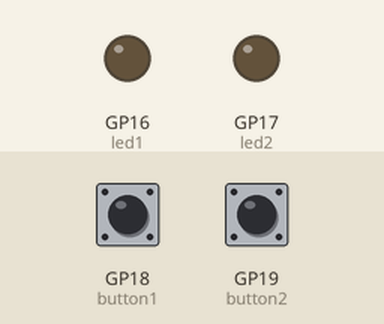
Bench run of a program on a simulated Raspberry Pi Pico running MicroPython. Parts: output pins drawn as LEDs (lit = HIGH). Inputs (shaded band) come from the test bench; at power-on: GP18 (button1) LOW, GP19 (button2) LOW.

Above: at 1.2 s.
1.3 s: GP18 (button1) pulled HIGH for 0.15 s
At 1.4 s:
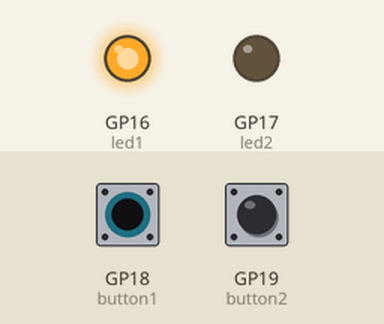
3.0 s: GP19 (button2) pulled HIGH for 0.15 s
At 3.1 s:
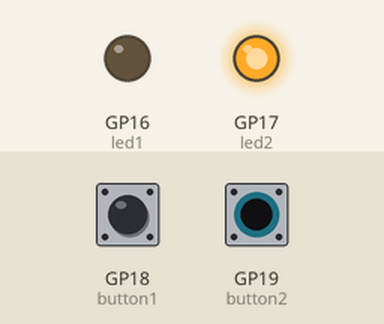
4.7 s: GP19 (button2) pulled HIGH for 3.2 s
At 8.5 s:
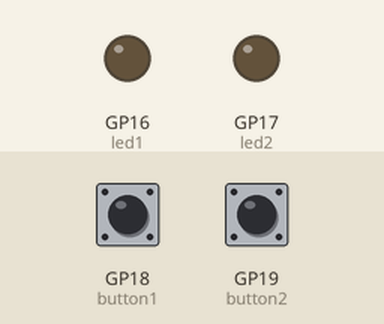
9.4 s: GP18 (button1) pulled HIGH for 3.2 s
At 9.7 s:
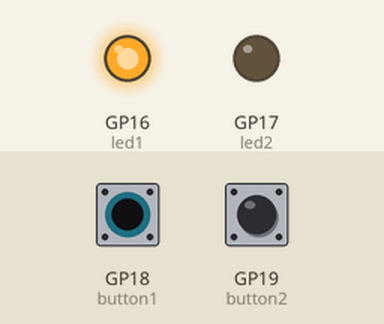
14.1 s: GP18 (button1) driven HIGH and GP19 (button2) driven HIGH
At 14.6 s:
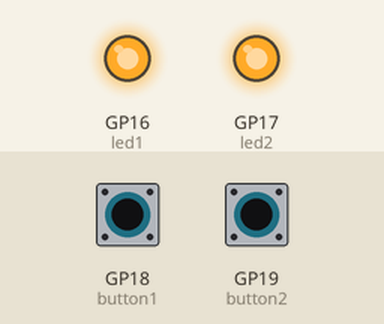
Timing chart, 0 to 16.6 s (numbered marks = the images above; inputs shaded):
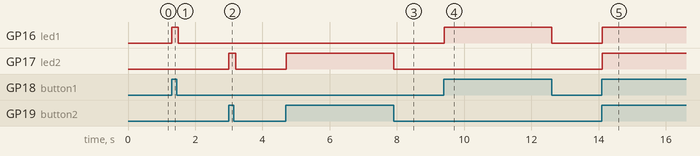

The program:

multilight_button.py
```python
import machine
import time

led1 = machine.Pin(16, machine.Pin.OUT)
led2 = machine.Pin(17, machine.Pin.OUT)

button1 = machine.Pin(18, machine.Pin.IN, machine.Pin.PULL_DOWN)
button2 = machine.Pin(19, machine.Pin.IN, machine.Pin.PULL_DOWN)

while True:
    if button1.value() == 1:
        led1.on()
    else:
        led1.off()

    if button2.value() == 1:
        led2.on()
    else:
        led2.off()

    time.sleep(0.1)
```

Measured:
- after the input at 1.3 s, GP16 (led1): LOW → HIGH at once, → LOW 0.20 s later
- after the input at 3.0 s, GP17 (led2): LOW → HIGH at once, → LOW 0.20 s later
- after the input at 4.7 s, GP17 (led2): LOW → HIGH at once, → LOW 3.2 s later
- after the input at 9.4 s, GP16 (led1): LOW → HIGH at once, → LOW 3.2 s later
- after the input at 14.1 s, GP16 (led1), GP17 (led2): LOW → HIGH at once
